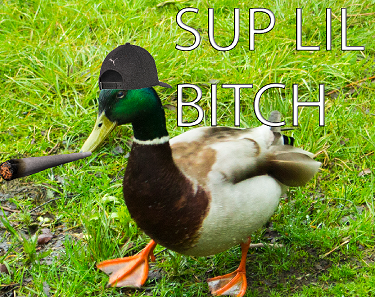
#> input picture Edge Detection/anka.png, 375 x 297 px, found by its file name
$ python flipping_11.py
#> lines starting #> are read from the running program, lines starting #| are printed output that depends on the picture
import numpy as np
import cv2

img = cv2.imread("anka.png")
#> img is the input picture: shape (297, 375, 3); mean B, G, R 52.2, 146.2, 122.1
cv2.imshow("Orginal",img)

#Vänder bilden vertikalt, dvs i y-led - UppochNed
flipped_y = cv2.flip(img,0)
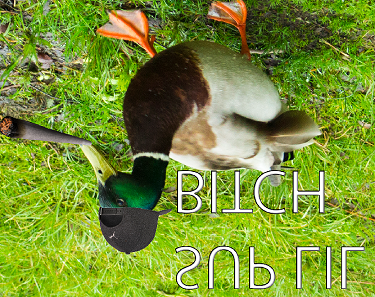
#> flipped_y: shape (297, 375, 3); mean B, G, R 52.2, 146.2, 122.1
#VÄnder bilden Horisontalt, dvs i X-led - Spegelvänt
flipped_x = cv2.flip(img,1)
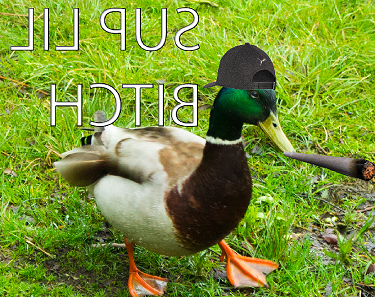
#> flipped_x: shape (297, 375, 3); mean B, G, R 52.2, 146.2, 122.1

flipped_x_y = cv2.flip(img,-1)
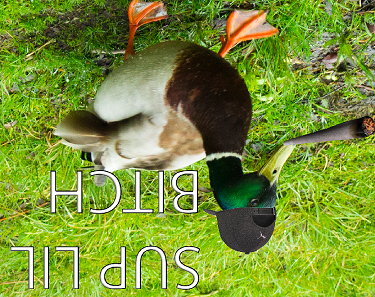
#> flipped_x_y: shape (297, 375, 3); mean B, G, R 52.2, 146.2, 122.1

cv2.imshow("UppochNed",flipped_y)
cv2.imshow("Spegel",flipped_x)
cv2.imshow("Spegel och uppochned",flipped_x_y)

cv2.waitKey(0)
